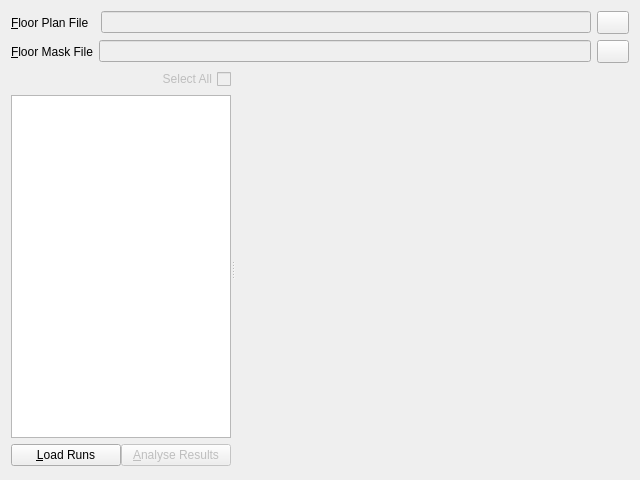
<?xml version="1.0" encoding="UTF-8"?>
<ui version="4.0">
 <class>CollateResultsWidget</class>
 <widget class="QWidget" name="CollateResultsWidget">
  <property name="geometry">
   <rect>
    <x>0</x>
    <y>0</y>
    <width>640</width>
    <height>480</height>
   </rect>
  </property>
  <property name="sizePolicy">
   <sizepolicy hsizetype="Expanding" vsizetype="Expanding">
    <horstretch>0</horstretch>
    <verstretch>0</verstretch>
   </sizepolicy>
  </property>
  <property name="windowTitle">
   <string>Form</string>
  </property>
  <layout class="QGridLayout" name="gridLayout_3">
   <item row="0" column="0">
    <layout class="QGridLayout" name="gridLayout_2">
     <item row="0" column="0">
      <widget class="QLabel" name="floor_plan_file_label">
       <property name="text">
        <string>&amp;Floor Plan File  </string>
       </property>
       <property name="buddy">
        <cstring>m_floorPlanFileNameEdit</cstring>
       </property>
      </widget>
     </item>
     <item row="0" column="1">
      <widget class="QLineEdit" name="m_floorPlanFileNameEdit">
       <property name="enabled">
        <bool>false</bool>
       </property>
      </widget>
     </item>
     <item row="0" column="2">
      <widget class="QToolButton" name="m_browsePlanBtn">
       <property name="enabled">
        <bool>true</bool>
       </property>
       <property name="sizePolicy">
        <sizepolicy hsizetype="Fixed" vsizetype="Fixed">
         <horstretch>1</horstretch>
         <verstretch>0</verstretch>
        </sizepolicy>
       </property>
       <property name="maximumSize">
        <size>
         <width>32</width>
         <height>28</height>
        </size>
       </property>
       <property name="toolTip">
        <string>Browse for file</string>
       </property>
       <property name="text">
        <string/>
       </property>
       <property name="icon">
        <iconset resource="../../../res/resources.qrc">
         <normaloff>:/search.png</normaloff>:/search.png</iconset>
       </property>
       <property name="checkable">
        <bool>false</bool>
       </property>
       <property name="popupMode">
        <enum>QToolButton::InstantPopup</enum>
       </property>
      </widget>
     </item>
    </layout>
   </item>
   <item row="1" column="0">
    <layout class="QGridLayout" name="gridLayout">
     <item row="0" column="0">
      <widget class="QLabel" name="floor_mask_file_label">
       <property name="text">
        <string>&amp;Floor Mask File</string>
       </property>
       <property name="buddy">
        <cstring>m_floorMaskFileNameEdit</cstring>
       </property>
      </widget>
     </item>
     <item row="0" column="1">
      <widget class="QLineEdit" name="m_floorMaskFileNameEdit">
       <property name="enabled">
        <bool>false</bool>
       </property>
      </widget>
     </item>
     <item row="0" column="2">
      <widget class="QToolButton" name="m_browseMaskBtn">
       <property name="enabled">
        <bool>true</bool>
       </property>
       <property name="sizePolicy">
        <sizepolicy hsizetype="Fixed" vsizetype="Fixed">
         <horstretch>1</horstretch>
         <verstretch>0</verstretch>
        </sizepolicy>
       </property>
       <property name="maximumSize">
        <size>
         <width>32</width>
         <height>28</height>
        </size>
       </property>
       <property name="text">
        <string/>
       </property>
       <property name="icon">
        <iconset resource="../../../res/resources.qrc">
         <normaloff>:/search.png</normaloff>:/search.png</iconset>
       </property>
       <property name="checkable">
        <bool>false</bool>
       </property>
       <property name="popupMode">
        <enum>QToolButton::InstantPopup</enum>
       </property>
      </widget>
     </item>
    </layout>
   </item>
   <item row="2" column="0">
    <layout class="QHBoxLayout" name="horizontalLayout_splitter">
     <property name="spacing">
      <number>0</number>
     </property>
     <item>
      <widget class="QSplitter" name="splitter">
       <property name="sizePolicy">
        <sizepolicy hsizetype="Expanding" vsizetype="Expanding">
         <horstretch>0</horstretch>
         <verstretch>100</verstretch>
        </sizepolicy>
       </property>
       <property name="orientation">
        <enum>Qt::Horizontal</enum>
       </property>
       <widget class="QFrame" name="frame">
        <property name="sizePolicy">
         <sizepolicy hsizetype="Preferred" vsizetype="Preferred">
          <horstretch>1</horstretch>
          <verstretch>0</verstretch>
         </sizepolicy>
        </property>
        <property name="minimumSize">
         <size>
          <width>220</width>
          <height>0</height>
         </size>
        </property>
        <property name="frameShape">
         <enum>QFrame::NoFrame</enum>
        </property>
        <property name="frameShadow">
         <enum>QFrame::Plain</enum>
        </property>
        <property name="lineWidth">
         <number>0</number>
        </property>
        <layout class="QVBoxLayout" name="verticalLayout_2">
         <property name="margin">
          <number>0</number>
         </property>
         <item>
          <widget class="QCheckBox" name="m_selectAllCheckBox">
           <property name="enabled">
            <bool>false</bool>
           </property>
           <property name="layoutDirection">
            <enum>Qt::RightToLeft</enum>
           </property>
           <property name="text">
            <string>Select All</string>
           </property>
          </widget>
         </item>
         <item>
          <widget class="QTableView" name="m_runsTable">
           <property name="sizePolicy">
            <sizepolicy hsizetype="Expanding" vsizetype="Expanding">
             <horstretch>1</horstretch>
             <verstretch>0</verstretch>
            </sizepolicy>
           </property>
           <property name="minimumSize">
            <size>
             <width>150</width>
             <height>0</height>
            </size>
           </property>
           <property name="editTriggers">
            <set>QAbstractItemView::NoEditTriggers</set>
           </property>
           <property name="alternatingRowColors">
            <bool>true</bool>
           </property>
           <property name="selectionMode">
            <enum>QAbstractItemView::SingleSelection</enum>
           </property>
           <property name="selectionBehavior">
            <enum>QAbstractItemView::SelectRows</enum>
           </property>
           <property name="showGrid">
            <bool>true</bool>
           </property>
           <property name="cornerButtonEnabled">
            <bool>true</bool>
           </property>
           <attribute name="horizontalHeaderVisible">
            <bool>true</bool>
           </attribute>
           <attribute name="horizontalHeaderCascadingSectionResizes">
            <bool>false</bool>
           </attribute>
           <attribute name="horizontalHeaderStretchLastSection">
            <bool>true</bool>
           </attribute>
           <attribute name="verticalHeaderVisible">
            <bool>false</bool>
           </attribute>
          </widget>
         </item>
         <item>
          <layout class="QHBoxLayout" name="horizontalLayout_2">
           <property name="spacing">
            <number>0</number>
           </property>
           <property name="leftMargin">
            <number>0</number>
           </property>
           <property name="topMargin">
            <number>0</number>
           </property>
           <property name="rightMargin">
            <number>0</number>
           </property>
           <property name="bottomMargin">
            <number>3</number>
           </property>
           <item>
            <widget class="QPushButton" name="m_loadBtn">
             <property name="enabled">
              <bool>true</bool>
             </property>
             <property name="text">
              <string>&amp;Load Runs</string>
             </property>
            </widget>
           </item>
           <item>
            <widget class="QPushButton" name="m_analyseBtn">
             <property name="enabled">
              <bool>false</bool>
             </property>
             <property name="text">
              <string>&amp;Analyse Results</string>
             </property>
            </widget>
           </item>
          </layout>
         </item>
        </layout>
        <zorder>m_runsTable</zorder>
        <zorder>m_selectAllCheckBox</zorder>
       </widget>
       <widget class="ImageView" name="m_analysisImage" native="true">
        <property name="sizePolicy">
         <sizepolicy hsizetype="Expanding" vsizetype="Expanding">
          <horstretch>100</horstretch>
          <verstretch>100</verstretch>
         </sizepolicy>
        </property>
       </widget>
      </widget>
     </item>
    </layout>
   </item>
  </layout>
 </widget>
 <customwidgets>
  <customwidget>
   <class>ImageView</class>
   <extends>QWidget</extends>
   <header>ImageView.h</header>
   <container>1</container>
  </customwidget>
 </customwidgets>
 <resources>
  <include location="../../../res/resources.qrc"/>
 </resources>
 <connections/>
</ui>
